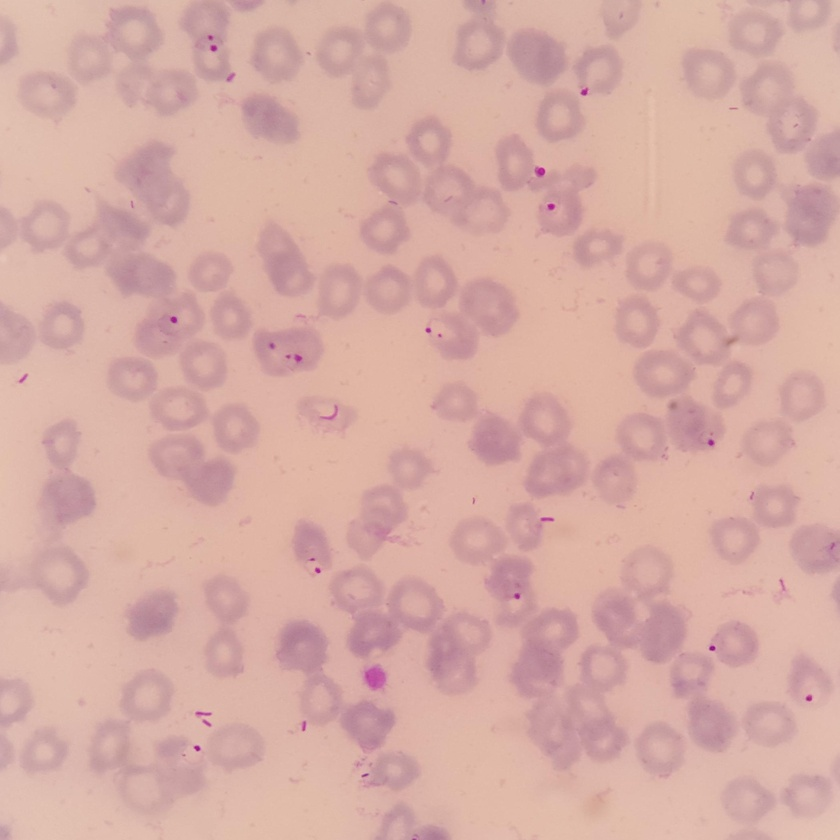
#> input picture backend/debug_crops/crop_0e87e563-ea5d-49b5-93ec-686f7cb916ec.jpg, 840 x 840 px, shrunk from 2090 x 2090 before the run; its folder holds only this picture in this run
$ python -i findsize.py   (imports and definitions only)
#> lines starting #> are read from the running program, lines starting #| are printed output that depends on the picture; after the words box and inside, x2 and y2 are one past the last pixel; in counts of white or black regions, pixels touching at a corner belong together
import cv2
import numpy as np
import os
import sys
import shutil

# เพิ่ม Path เพื่อหาไฟล์ cellree.py
sys.path.append(os.path.dirname(os.path.abspath(__file__)))

try:
    import cellree
except ImportError:
    print("🚨 Error: ไม่พบไฟล์ cellree.py ในโฟลเดอร์")

def get_diameter_and_visualize(image_path, save_viz_path=None):
    """
    วัดขนาด Diameter โดยใช้ Convex Hull เพื่อแก้ปัญหาขอบเซลล์แหว่ง
    ทำให้ได้ขนาดที่แท้จริง (Equivalent Diameter)
    """
    img = cv2.imread(image_path)
#> img is the input picture: shape (840, 840, 3); mean B, G, R 165.1, 172.4, 214.5
    if img is None: return 0

    h, w = img.shape[:2]
#> h = 840; w = 840

    # 1. เตรียมภาพ: Gray -> Blur (เพิ่มขนาด Kernel เพื่อลด Noise ผิวเซลล์)
    gray = cv2.cvtColor(img, cv2.COLOR_BGR2GRAY)
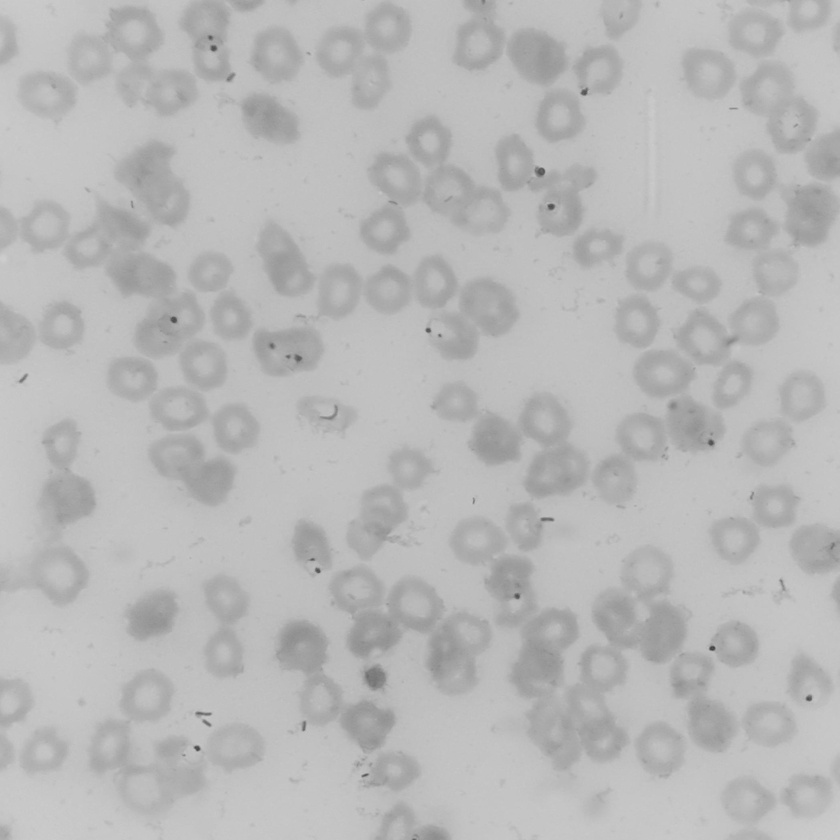
#> gray: shape (840, 840); min 63, max 205, mean 184.2
    blurred = cv2.GaussianBlur(gray, (9, 9), 0)

    # 2. Otsu's Thresholding: แยก Background ออกจาก Cell
    _, thresh = cv2.threshold(blurred, 0, 255, cv2.THRESH_BINARY_INV + cv2.THRESH_OTSU)
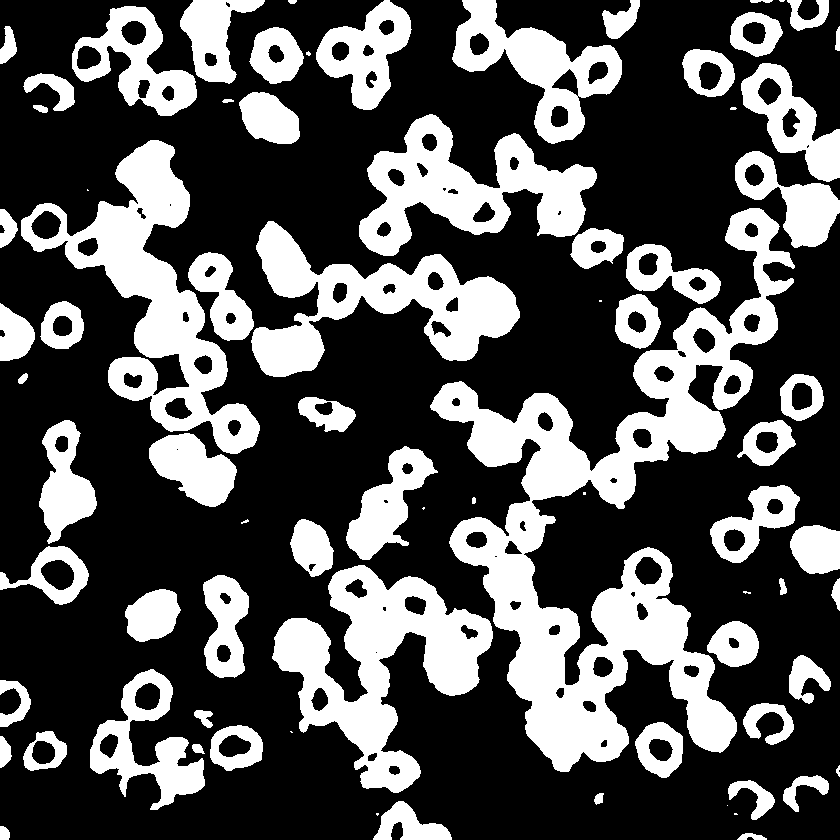
#> thresh: shape (840, 840); 32.6% white; 78 white regions (13 under 20 px), largest, box (x1, y1, x2, y2) and area: (430, 208, 795, 772) 54131, (21, 140, 260, 454) 21380, (272, 565, 493, 793) 20539

    # 3. Morphology: ถมรูพรุนภายในและเชื่อมขอบ
    kernel = cv2.getStructuringElement(cv2.MORPH_ELLIPSE, (5, 5))
    mask = cv2.morphologyEx(thresh, cv2.MORPH_CLOSE, kernel, iterations=2)
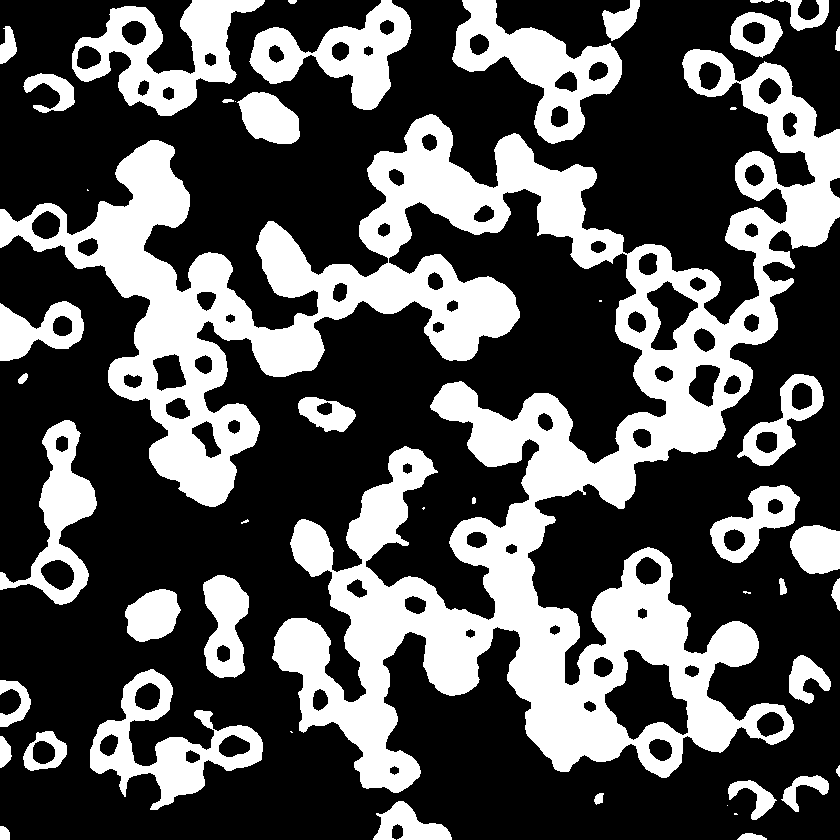
#> mask: shape (840, 840); 33.5% white; 48 white regions (10 under 20 px)

    # 4. หาเส้นขอบ (Contours)
    contours, _ = cv2.findContours(mask, cv2.RETR_EXTERNAL, cv2.CHAIN_APPROX_SIMPLE)
#> contours = 48 contours, 11 with area under 20; largest, box (x1, y1, x2, y2) and area: (0, 49, 840, 793) 180518, (72, 0, 265, 116) 10146, (452, 0, 622, 144) 10021, (90, 669, 263, 810) 9000, (249, 0, 412, 110) 7802

    if not contours:
        if save_viz_path: cv2.imwrite(save_viz_path, img)
        return 0

    # 5. เลือก Contour ที่ "อยู่ใกล้กลางภาพ" มากที่สุด
    # (ป้องกันการไปจับขอบ Bounding Box หรือขยะที่มุมภาพ)
    center_img = (w // 2, h // 2)
#> center_img = (420, 420)
    best_contour = None
    min_dist = float('inf')

    for cnt in contours:
        area = cv2.contourArea(cnt)
        if area < (h * w * 0.05): continue # กรองขยะที่มีขนาดเล็กกว่า 5% ของรูป

        # หาจุดศูนย์กลางของ Contour (Centroid)
        M = cv2.moments(cnt)
        if M["m00"] == 0: continue
        cX = int(M["m10"] / M["m00"])
        cY = int(M["m01"] / M["m00"])

        # คำนวณระยะห่างจากกลางภาพ
        dist = np.sqrt((cX - center_img[0])**2 + (cY - center_img[1])**2)
        if dist < min_dist:
            min_dist = dist
            best_contour = cnt
#> this loop made 48 passes
#> (area, cX, cY, dist, min_dist) on pass 38: (180517.5, 476, 427, 56.44, 56.44)
#> area on passes 1, 2, 5, 6, 7, 8: 120.5, 102.5, 1531, 67.5, 686.5, 603.5
#> after the loop, best_contour = contour of 4902 points, box (x1, y1, x2, y2) (0, 49, 840, 793), area 180518; min_dist = 56.44

    if best_contour is None:
        if save_viz_path: cv2.imwrite(save_viz_path, img)
        return 0

    # --- ✨ KEY FIX: ใช้ Convex Hull หาขอบเขตจริง ---
    # ช่วยแก้ปัญหาขอบหยัก หรือรอยแหว่งจากการ Threshold
    hull = cv2.convexHull(best_contour)
#> hull = contour of 24 points, box (x1, y1, x2, y2) (0, 49, 840, 793), area 462380

    # 6. คำนวณ Diameter จากพื้นที่ของ Convex Hull (Area-based)
    # สูตร: Diameter = 2 * sqrt(Area / pi)
    area = cv2.contourArea(hull)
#> area = 462380
    diameter = 2 * np.sqrt(area / np.pi)
#> diameter = 767.3

    # 7. วาดภาพ Visualization (เส้นขอบเขียวของ Hull)
    if save_viz_path:
        viz_img = img.copy()
        # วาดเส้น Hull สีเขียวหนา 2px
        cv2.drawContours(viz_img, [hull], -1, (0, 255, 0), 2)

        # (Optional) วาด Contour ดิบสีแดงจางๆ เพื่อเปรียบเทียบ
        # cv2.drawContours(viz_img, [best_contour], -1, (0, 0, 255), 1)

        cv2.imwrite(save_viz_path, viz_img)

    return diameter

# [97 lines left out: functions calculate_refined_baseline, process_folder_sizes, not called in this run]

>>> result = get_diameter_and_visualize('../debug_crops/crop_0e87e563-ea5d-49b5-93ec-686f7cb916ec.jpg')
#> result = 767.3
